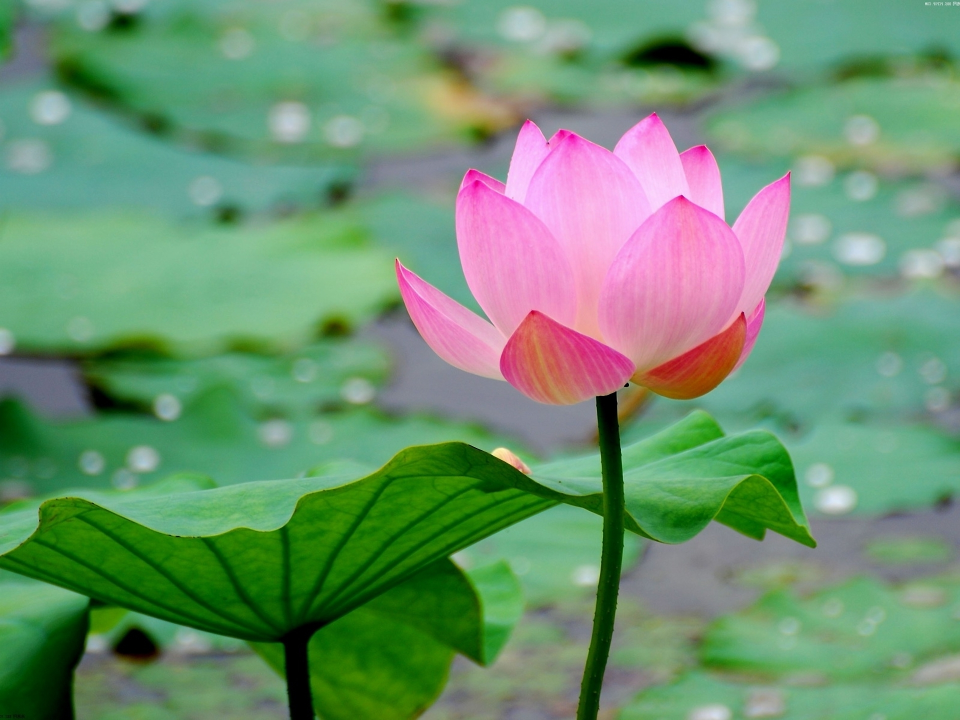
#> input picture flowerA.jpg, 1920 x 1440 px (shown at 1/2 size); its folder holds 4 pictures in this run
$ python simple_canny.py
#> lines starting #> are read from the running program, lines starting #| are printed output that depends on the picture; after the words box and inside, x2 and y2 are one past the last pixel; in counts of white or black regions, pixels touching at a corner belong together
# -*- coding: utf-8 -*-
"""
Created on Tue Jun 02 21:31:17 2015
This is the basic Canny Edge Detection code supplied by the
original OpenCV-Python Tutorials.
@author: Johnny
"""

import cv2
from matplotlib import pyplot as plt
from PIL import Image
from PIL import ImageFilter

for img_name in ['flowerA','flowerB','flowerC','messi']:
    img = cv2.imread(img_name + '.jpg', 0)
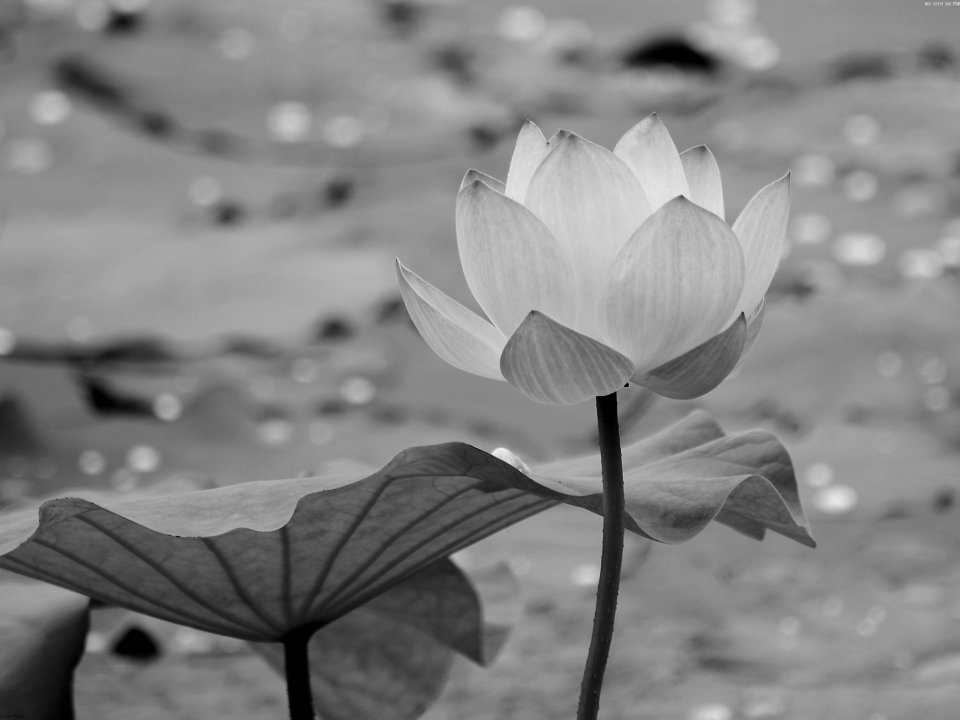
#> img: shape (1440, 1920) (shown at 1/2 size); min 0, max 244, mean 130.8

    height, width = img.shape[:2]
#> height = 1440; width = 1920
    max_height = 500
    max_width = 500

    if max_height < height or max_width < width:
        # get scaling factor
        scaling_factor = max_height / float(height)
#> scaling_factor = 0.347
        if max_width/float(width) < scaling_factor:
            scaling_factor = max_width / float(width)
#> scaling_factor = 0.26
        # resize image
        img = cv2.resize(img, None, fx=scaling_factor, fy=scaling_factor, interpolation=cv2.INTER_AREA)
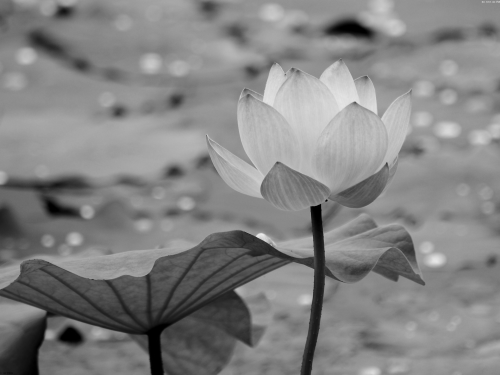
#> img: shape (375, 500); min 0, max 236, mean 130.8

    # [7 lines of commented-out code are left out]

    edges0 = cv2.Canny(img, 255, 300)
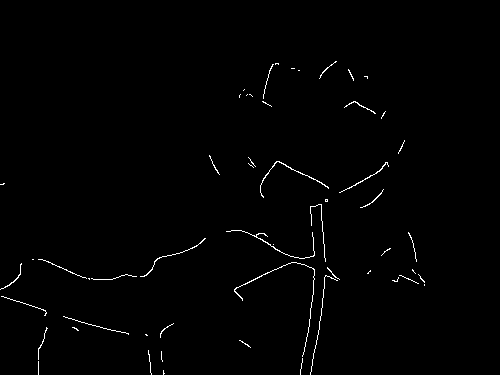
#> edges0: shape (375, 500); 0.91% white in thin lines or dots, all inside (x1, y1, x2, y2) = (0, 61, 425, 375)
    cv2.imwrite(img_name + '_edges100200noblur.png', edges0)

    #img = cv2.bilateralFilter(img,9,75,75)
    img = cv2.GaussianBlur(img, (5, 5), 2)
    #cv2.imwrite(img_name + '_gauss.png', img)

    edges = cv2.Canny(img, 100, 200)
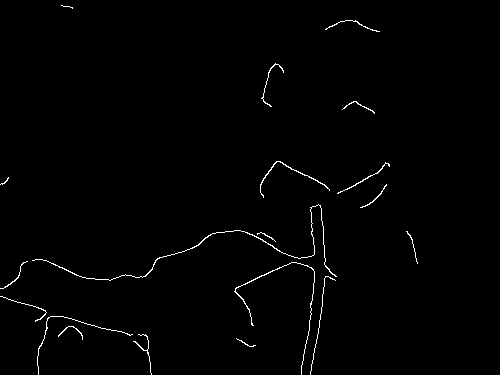
#> edges: shape (375, 500); 0.98% white in thin lines or dots, all inside (x1, y1, x2, y2) = (0, 5, 418, 375)
#> (the run stopped early here; a loop or call above may not have finished)
